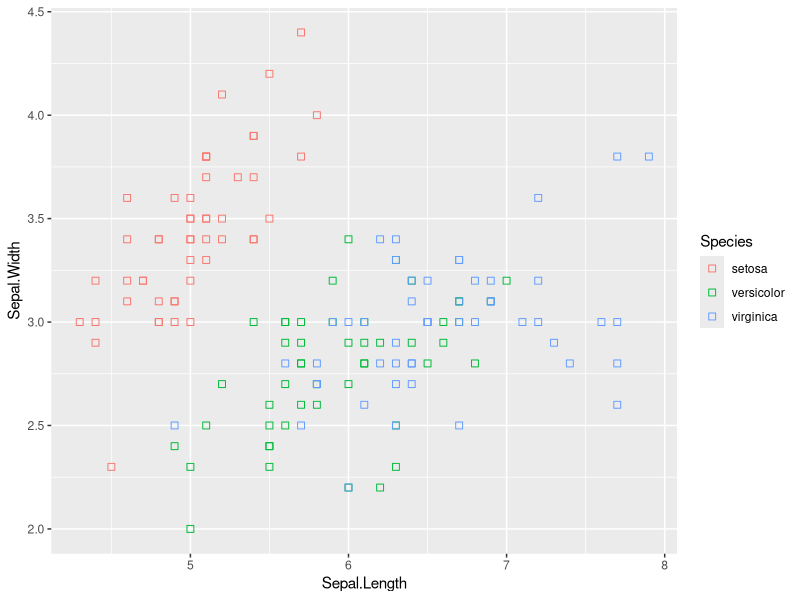
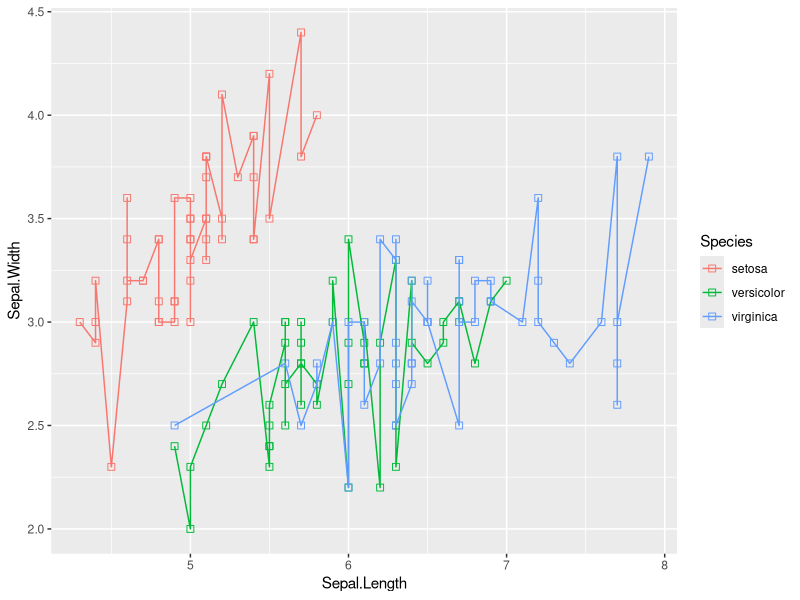
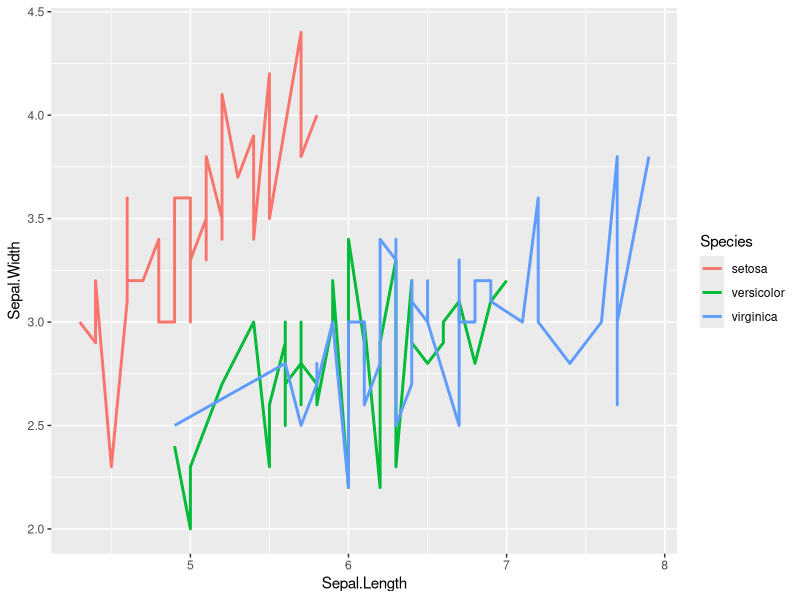
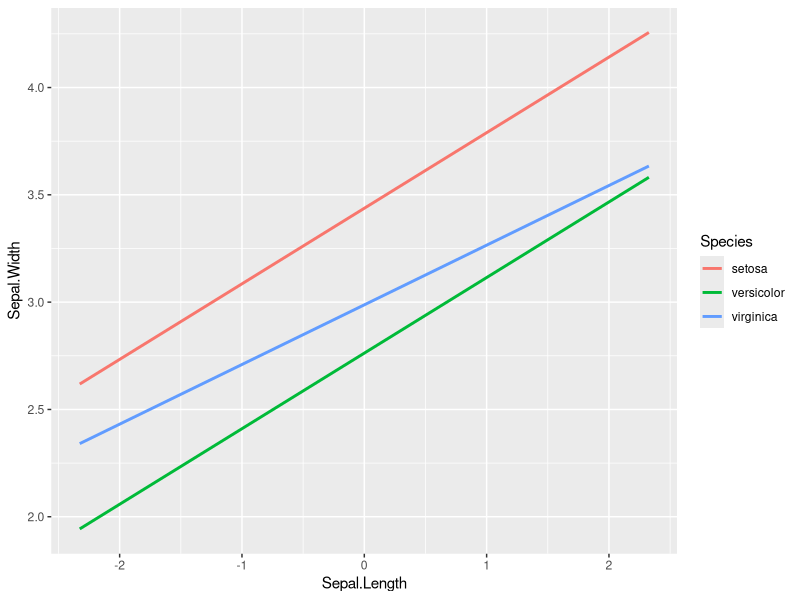
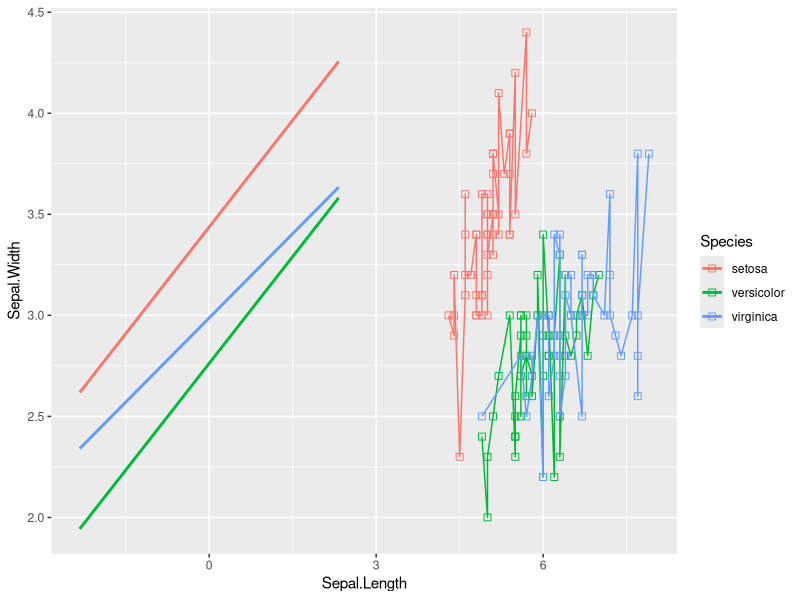

Here is the R script that generated these plots, in order:
## ---- chunk 1
data(iris)
library(ggplot2)
## ---- chunk 2
ggplot(iris, aes(x=Sepal.Length, y=Sepal.Width, col=Species)) +
       geom_point(pch=0, size=2) +
  xlab("Sepal.Length") + ylab("Sepal.Width")
## ---- chunk 3
data("iris")
ggplot(iris, aes(x=Sepal.Length, y=Sepal.Width, col=Species)) +
  geom_point(pch=0, size=2) +
  geom_line() +
   xlab("Sepal.Length") + ylab("Sepal.Width")
## ---- chunk 4
library(lattice)
data("iris")
ggplot(iris, aes(x=Sepal.Length, y=Sepal.Width, col=Species)) +
  geom_line(size=1) + 
  xlab("Sepal.Length") + ylab("Sepal.Width")
## ---- chunk 5
data("iris")
ggplot(iris, aes(x=Sepal.Length, y=Sepal.Width, col=Species)) +
  geom_qq_line(aes(sample=Sepal.Width), size=1) + 
  xlab("Sepal.Length") + ylab("Sepal.Width")
## ---- chunk 6
data("iris")
ggplot(iris, aes(x=Sepal.Length, y=Sepal.Width, col=Species)) +
  geom_point(pch=0, size=2) + 
  geom_line() +
  geom_qq_line(aes(sample=Sepal.Width), size=1) + 
  xlab("Sepal.Length") + ylab("Sepal.Width")
